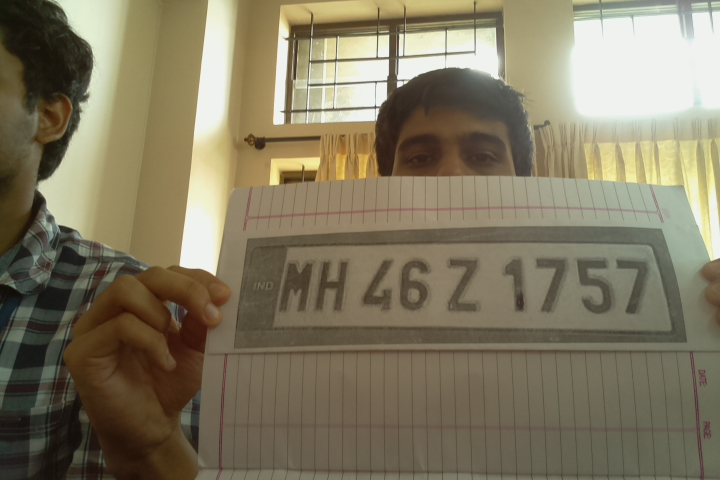
#> input picture plate/OK.jpg, 720 x 480 px
$ python squares.py   (Python 2 division)   (older library calls are emulated)
#> lines starting #> are read from the running program, lines starting #| are printed output that depends on the picture; after the words box and inside, x2 and y2 are one past the last pixel; in counts of white or black regions, pixels touching at a corner belong together
### plate/camera.py
import cv2
#import picamera
def getImage():
	try:
		# camera=picamera.PiCamera()
		# camera.capture('lp1.jpg')
		return cv2.imread('OK.jpg')
#> returned value is the input picture: shape (480, 720, 3); mean B, G, R 97.2, 120.8, 129.4
	except:
		return

# [2 lines that do not run on import are left out]

### plate/squares.py
import cv2
import camera
import math, numpy as np


def getPlateRegion():
	img=camera.getImage()
	#cv2.namedWindow("Original Image",cv2.WINDOW_NORMAL)
	###cv2.imshow("Original Image",img)


	# RGB to Gray scale conversion
	img_gray = cv2.cvtColor(img,cv2.COLOR_RGB2GRAY)
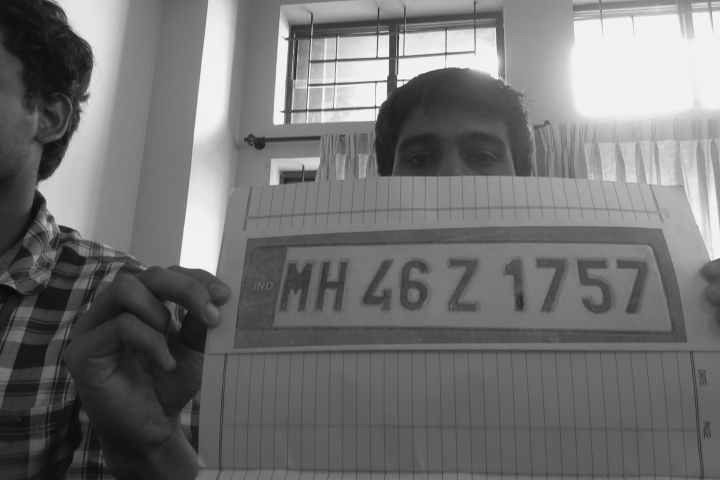
#> img_gray: shape (480, 720); min 10, max 243, mean 114.7
	#cv2.namedWindow("Gray Converted Image",cv2.WINDOW_NORMAL)
	#cv2.imshow("Gray Converted Image",img_gray)


	# Noise removal with iterative bilateral filter(removes noise while preserving edges)
	noise_removal = cv2.bilateralFilter(img_gray,9,75,75)
	#cv2.namedWindow("Noise Removed Image",cv2.WINDOW_NORMAL)

	#cv2.imshow("Noise Removed Image",noise_removal)


	# Histogram equalisation for better results
	equal_histogram = cv2.equalizeHist(noise_removal)
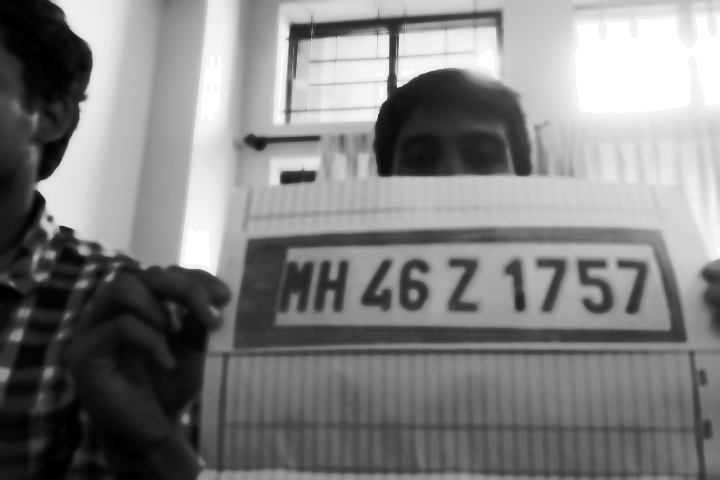
#> equal_histogram: shape (480, 720); min 0, max 255, mean 128.5
	#cv2.namedWindow("After Histogram equalisation",cv2.WINDOW_NORMAL)

	#cv2.imshow("After Histogram equalisation",equal_histogram)

	#Morphological opening with a rectangular structure element
	kernel = cv2.getStructuringElement(cv2.MORPH_RECT,(5,5))
	morph_image = cv2.morphologyEx(equal_histogram,cv2.MORPH_OPEN,kernel,iterations=15)
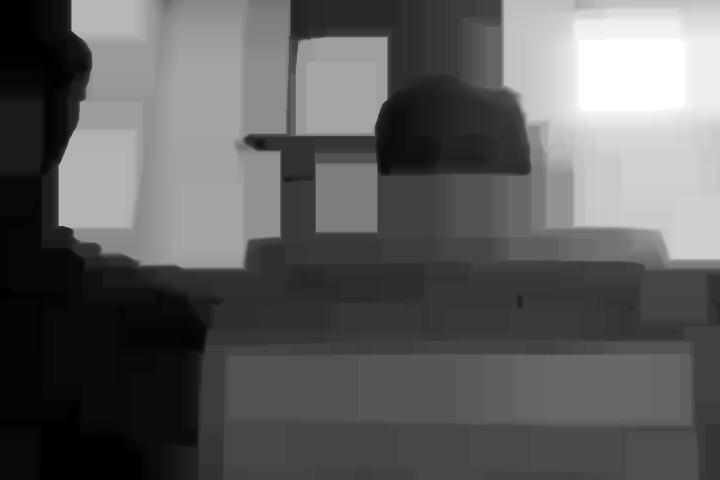
#> morph_image: shape (480, 720); min 0, max 255, mean 94.5
	#cv2.namedWindow("Morphological opening",cv2.WINDOW_NORMAL)

	#cv2.imshow("Morphological opening",morph_image)

	# Image subtraction(Subtracting the Morphed image from the histogram equalised Image)
	sub_morp_image = cv2.subtract(equal_histogram,morph_image)
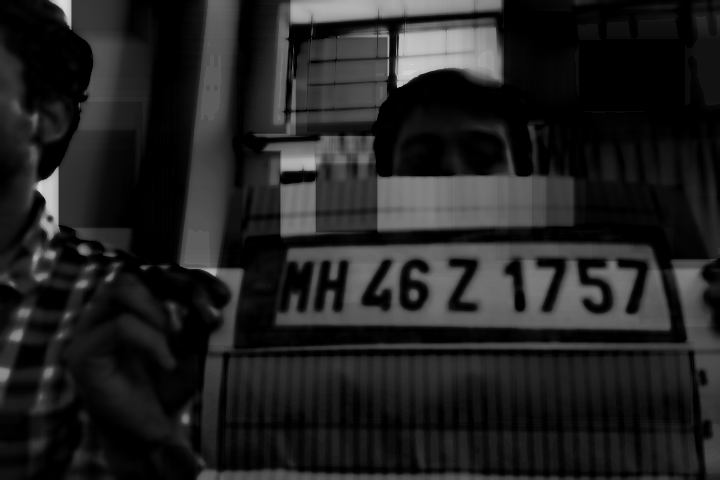
#> sub_morp_image: shape (480, 720); min 0, max 218, mean 34
	#cv2.namedWindow("Subtraction image", cv2.WINDOW_NORMAL)

	#cv2.imshow("Subtraction image", sub_morp_image)

	# Thresholding the image
	#ret,thresh_image = cv2.threshold(sub_morp_image,42,255,cv2.THRESH_BINARY)
	ret,thresh_image = cv2.threshold(sub_morp_image,0,255,cv2.THRESH_OTSU)
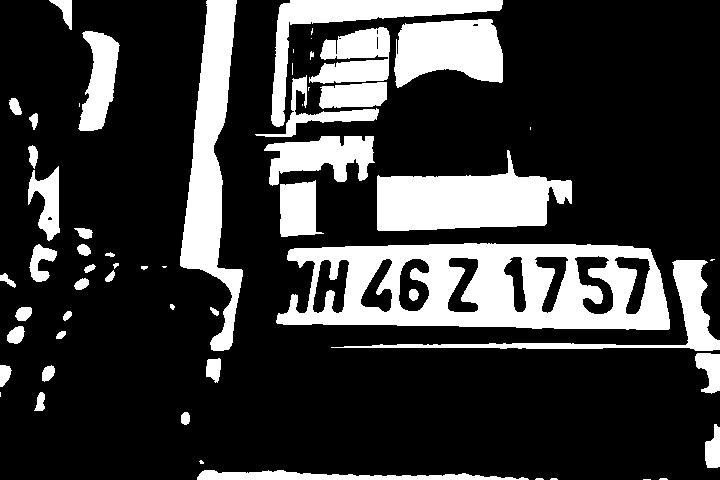
#> thresh_image: shape (480, 720); 22.6% white; 59 white regions (16 under 20 px), largest, box (x1, y1, x2, y2) and area: (276, 243, 670, 330) 22275, (180, 0, 243, 351) 9615, (377, 150, 572, 231) 9481
#> ret = 56
	#cv2.namedWindow("Image after Thresholding",cv2.WINDOW_NORMAL)
        cv2.imwrite("threshholdimg.png",thresh_image)
	#cv2.imshow("Image after Thresholding",thresh_image)


	# Applying Canny Edge detection
	canny_image = cv2.Canny(thresh_image,250,255)
#> canny_image: shape (480, 720); 2.7% white in thin lines or dots
	#cv2.namedWindow("Image after applying Canny",cv2.WINDOW_NORMAL)

	#cv2.imshow("Image after applying Canny",canny_image)

	canny_image = cv2.convertScaleAbs(canny_image)

	# dilation to strengthen the edges
	kernel = np.ones((3,3), np.uint8)
	# Creating the kernel for dilation
	dilated_image = cv2.dilate(canny_image,kernel,iterations=1)
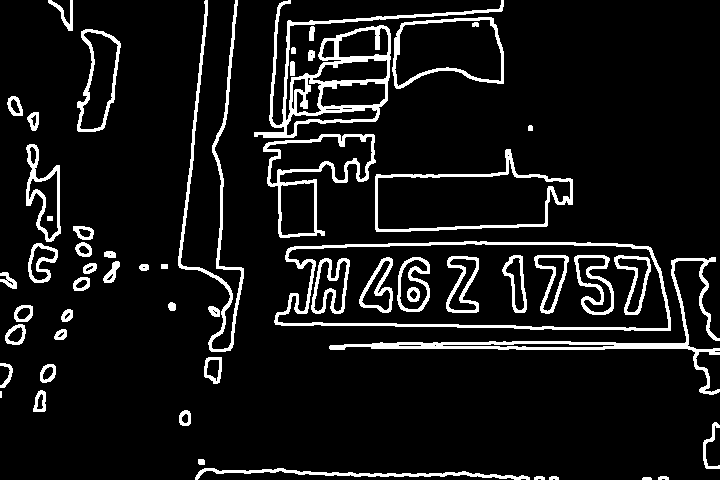
#> dilated_image: shape (480, 720); 9% white; 57 white regions (1 under 20 px)
	#cv2.namedWindow("Dilation", cv2.WINDOW_NORMAL)

	#cv2.imshow("Dilation", dilated_image)


	# Finding Contours in the image based on edges
	new,contours, hierarchy = cv2.findContours(dilated_image, cv2.RETR_TREE, cv2.CHAIN_APPROX_SIMPLE)
#> contours = 111 contours, 15 with area under 20; largest, box (x1, y1, x2, y2) and area: (274, 241, 671, 331) 30792, (277, 243, 669, 329) 28613, (375, 149, 573, 232) 10090, (377, 159, 571, 230) 8851, (254, 0, 504, 138) 8772
	contours= sorted(contours, key = cv2.contourArea, reverse = True)[:10]
#> contours = 10 contours; largest, box (x1, y1, x2, y2) and area: (274, 241, 671, 331) 30792, (277, 243, 669, 329) 28613, (375, 149, 573, 232) 10090, (377, 159, 571, 230) 8851, (254, 0, 504, 138) 8772
	# Sort the contours based on area ,so that the number plate will be in top 10 contours
	screenCnt = None
	# loop over our contours
	for c in contours:
		# approximate the contour
		x,y,w,h = cv2.boundingRect(c)
		print "w-",w,"---","h ",h
		# [6 lines of commented-out code are left out]
		if  (w>175) and (h>60) and (w<530) and (h<120):
                        peri = cv2.arcLength(c, True)
                        approx = cv2.approxPolyDP(c, 0.06 * peri, True)
                        if len(approx) == 4 :  # Select the contour with 4 corners
                                screenCnt = approx
                                break
#> this loop made 1 pass
#> (x, y, w, h, peri, screenCnt) on pass 1: (274, 241, 397, 90, 1034.7, [[274, 320], [670, 330], [590, 242], [294, 246]])
#| w- 397 --- h  90
	x,y,w,h = cv2.boundingRect(screenCnt)
#> y = 242; h = 89
	lplate_img= img[y:y+h,x:x+w]
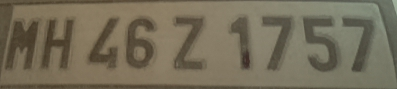
#> lplate_img: shape (89, 397, 3); mean B, G, R 88.4, 108.7, 116.8
	TARGET_PIXEL_AREA = 7000
	ratio = float(lplate_img.shape[1]) / float(lplate_img.shape[0])
#> ratio = 4.46
	new_h = int(math.sqrt(TARGET_PIXEL_AREA / ratio) + 0.5)
#> new_h = 40
	new_w = int((new_h * ratio) + 0.5)
#> new_w = 178

	res = cv2.resize(lplate_img, (new_w,new_h))
	#res = cv2.resize(lplate_img,(200,40))
	#res=cv2.resize(lplate_img,None,fx=0.3,fy=0.3,interpolation=cv2.INTER_AREA)
	cv2.imwrite("lplate.png", res)
	#cv2.waitKey()
	return res

if __name__ == "__main__":
	getPlateRegion()
